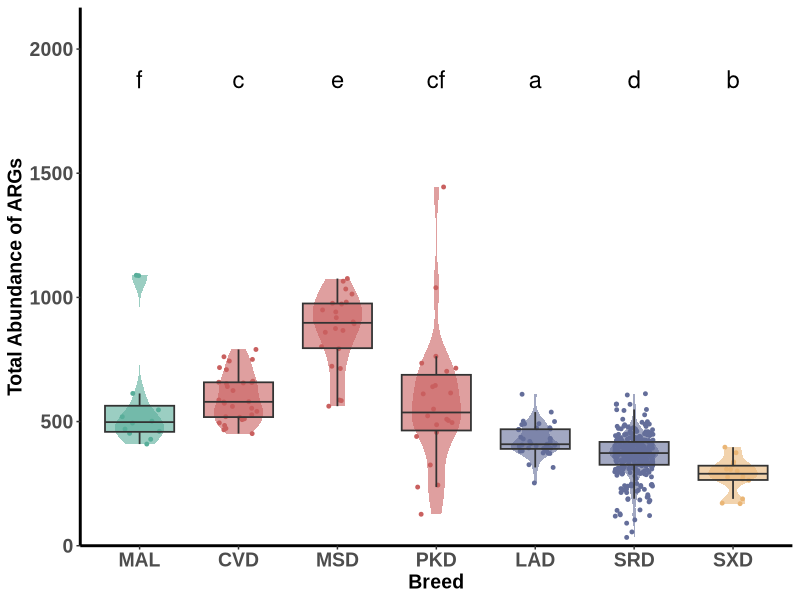

Generate this figure with R:
rm(list = ls())

library(ggplot2)
library(dplyr)
library(readr)
library(multcompView)

merge_data <- read_csv("CC_breed_abundance.csv")


comparisons <- combn(unique(merge_data$Breed), 2, simplify = FALSE)
p_values <- sapply(comparisons, function(x) {
  wilcox.test(Total_Abundance ~ Breed, data = merge_data %>% filter(Breed %in% x))$p.value
})
p_values_adj=p_values

names(p_values_adj) <- sapply(comparisons, function(x) paste(x, collapse = "-"))

letters <- multcompLetters(p_values_adj)$Letters


letter_df <- data.frame(Breed = unique(merge_data$Breed), letter = letters)

custom_colors <- c(
  "MAL" = "#58ae9a",  
  "CVD" = "#c9605f", 
  "MSD" = "#c9605f",  
  "PKD" = "#c9605f",
  "LAD" = "#646e9a",  
  "SRD" = "#646e9a",  
  "SXD" = "#eab676"   
)


breed_order <- c("MAL","CVD","MSD","PKD","LAD","SRD", "SXD")


merge_data$Breed <- factor(merge_data$Breed, levels = breed_order)


p <- ggplot(merge_data, aes(x = Breed, y = Total_Abundance)) +
  geom_violin(aes(fill = Breed), color = NA, alpha = 0.6, width = 0.5, trim = TRUE, scale = "width") + 
  geom_point(aes(color = Breed, fill = Breed), show.legend = F, position = position_jitter(seed = 123456, width = 0.2), shape = 21, size = 1) +
  geom_boxplot(aes(fill = Breed), width = 0.7, size = 0.6, fatten = 1, alpha = 0.6, outlier.shape = NA) +  
  scale_y_continuous(
    limits = c(0, max(merge_data$Total_Abundance) * 1.5), 
    expand = c(0, 0)
  ) +
  scale_fill_manual(values = custom_colors) +
  scale_color_manual(values = custom_colors) +
  labs(
    x = "Breed",
    y = "Total Abundance of ARGs"
  ) +
  geom_text(
    data = letter_df, 
    aes(
      x = Breed, 
      y = max(merge_data$Total_Abundance) * 1.3, 
      label = letter
    ), 
    size = 6
  ) +
  theme(
    panel.background = element_blank(),
    panel.grid.major = element_blank(),
    panel.grid.minor = element_blank(),
    axis.line.x = element_line(color = "black", size = 1),
    axis.line.y = element_line(color = "black", size = 1),
    plot.background = element_blank(),
    legend.position = "none",
    axis.text.x = element_text(size = 14, family = "Arial", face = "bold"),  
    axis.text.y = element_text(size = 14, family = "Arial", face = "bold"),  
    axis.title.x = element_text(size = 14, family = "Arial", face = "bold"),  
    axis.title.y = element_text(size = 14, family = "Arial", face = "bold")  
  )

p
